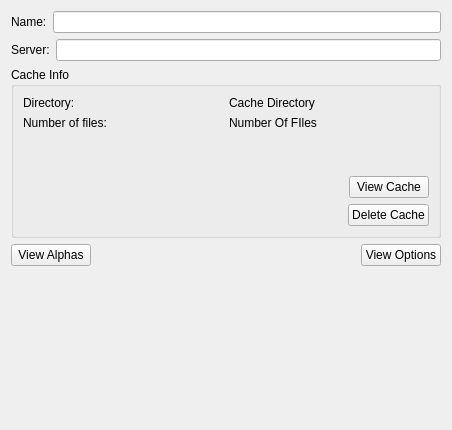
<ui version="4.0" >
 <class>EditWmsLayerWidget</class>
 <widget class="QWidget" name="EditWmsLayerWidget" >
  <property name="geometry" >
   <rect>
    <x>0</x>
    <y>0</y>
    <width>452</width>
    <height>430</height>
   </rect>
  </property>
  <property name="windowTitle" >
   <string>Form</string>
  </property>
  <layout class="QVBoxLayout" >
   <item>
    <layout class="QHBoxLayout" >
     <item>
      <widget class="QLabel" name="_nameLabel" >
       <property name="text" >
        <string>Name:</string>
       </property>
      </widget>
     </item>
     <item>
      <widget class="QLineEdit" name="_name" />
     </item>
    </layout>
   </item>
   <item>
    <layout class="QHBoxLayout" >
     <item>
      <widget class="QLabel" name="_serverLabel" >
       <property name="text" >
        <string>Server:</string>
       </property>
      </widget>
     </item>
     <item>
      <widget class="QLineEdit" name="_server" />
     </item>
    </layout>
   </item>
   <item>
    <widget class="QGroupBox" name="_cacheInfoGroupBox" >
     <property name="title" >
      <string>Cache Info</string>
     </property>
     <layout class="QVBoxLayout" >
      <item>
       <layout class="QGridLayout" >
        <item row="1" column="0" >
         <widget class="QLabel" name="_numberOfFilesLabel" >
          <property name="text" >
           <string>Number of files:</string>
          </property>
         </widget>
        </item>
        <item row="1" column="1" >
         <widget class="QLabel" name="_cacheInfoText" >
          <property name="text" >
           <string>Number Of FIles</string>
          </property>
         </widget>
        </item>
        <item row="0" column="0" >
         <widget class="QLabel" name="label_2" >
          <property name="text" >
           <string>Directory:</string>
          </property>
         </widget>
        </item>
        <item row="0" column="1" >
         <widget class="QLabel" name="_cacheDirectoryText" >
          <property name="text" >
           <string>Cache Directory</string>
          </property>
         </widget>
        </item>
       </layout>
      </item>
      <item>
       <spacer>
        <property name="orientation" >
         <enum>Qt::Vertical</enum>
        </property>
        <property name="sizeHint" stdset="0" >
         <size>
          <width>20</width>
          <height>40</height>
         </size>
        </property>
       </spacer>
      </item>
      <item>
       <layout class="QHBoxLayout" >
        <item>
         <spacer>
          <property name="orientation" >
           <enum>Qt::Horizontal</enum>
          </property>
          <property name="sizeHint" stdset="0" >
           <size>
            <width>40</width>
            <height>20</height>
           </size>
          </property>
         </spacer>
        </item>
        <item>
         <widget class="QPushButton" name="viewCacheButton" >
          <property name="text" >
           <string>View Cache</string>
          </property>
         </widget>
        </item>
       </layout>
      </item>
      <item>
       <layout class="QHBoxLayout" >
        <item>
         <spacer>
          <property name="orientation" >
           <enum>Qt::Horizontal</enum>
          </property>
          <property name="sizeHint" stdset="0" >
           <size>
            <width>40</width>
            <height>20</height>
           </size>
          </property>
         </spacer>
        </item>
        <item>
         <widget class="QPushButton" name="deleteCacheButton" >
          <property name="text" >
           <string>Delete Cache</string>
          </property>
         </widget>
        </item>
       </layout>
      </item>
     </layout>
    </widget>
   </item>
   <item>
    <layout class="QHBoxLayout" >
     <item>
      <widget class="QPushButton" name="viewAlphasButton" >
       <property name="text" >
        <string>View Alphas</string>
       </property>
      </widget>
     </item>
     <item>
      <spacer>
       <property name="orientation" >
        <enum>Qt::Horizontal</enum>
       </property>
       <property name="sizeHint" stdset="0" >
        <size>
         <width>40</width>
         <height>20</height>
        </size>
       </property>
      </spacer>
     </item>
     <item>
      <widget class="QPushButton" name="viewOptionsButton" >
       <property name="text" >
        <string>View Options</string>
       </property>
      </widget>
     </item>
    </layout>
   </item>
   <item>
    <spacer>
     <property name="orientation" >
      <enum>Qt::Vertical</enum>
     </property>
     <property name="sizeHint" stdset="0" >
      <size>
       <width>20</width>
       <height>40</height>
      </size>
     </property>
    </spacer>
   </item>
  </layout>
 </widget>
 <resources/>
 <connections/>
</ui>
